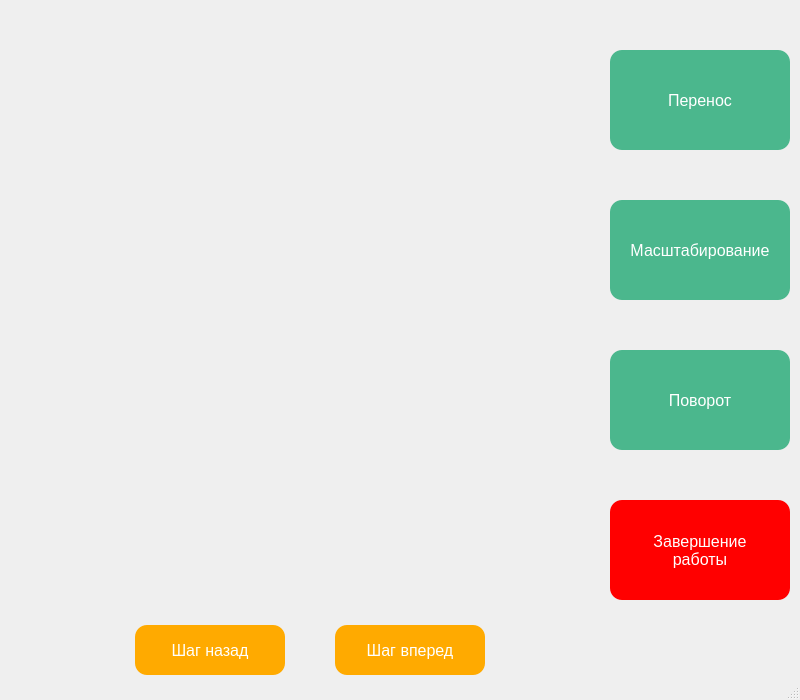
<?xml version="1.0" encoding="UTF-8"?>
<ui version="4.0">
 <class>MainWindow</class>
 <widget class="QMainWindow" name="MainWindow">
  <property name="geometry">
   <rect>
    <x>0</x>
    <y>0</y>
    <width>800</width>
    <height>700</height>
   </rect>
  </property>
  <property name="windowTitle">
   <string>MainWindow</string>
  </property>
  <widget class="QWidget" name="centralwidget">
   <widget class="QLabel" name="label">
    <property name="geometry">
     <rect>
      <x>0</x>
      <y>0</y>
      <width>600</width>
      <height>600</height>
     </rect>
    </property>
    <property name="text">
     <string/>
    </property>
   </widget>
   <widget class="QPushButton" name="transferButton">
    <property name="geometry">
     <rect>
      <x>610</x>
      <y>50</y>
      <width>180</width>
      <height>100</height>
     </rect>
    </property>
    <property name="font">
     <font>
      <pointsize>12</pointsize>
     </font>
    </property>
    <property name="styleSheet">
     <string notr="true">border-radius: 12px;
color: white;
background-color: rgb( 75, 183, 141 );</string>
    </property>
    <property name="text">
     <string>Перенос</string>
    </property>
   </widget>
   <widget class="QPushButton" name="scaleButton">
    <property name="geometry">
     <rect>
      <x>610</x>
      <y>200</y>
      <width>180</width>
      <height>100</height>
     </rect>
    </property>
    <property name="font">
     <font>
      <pointsize>12</pointsize>
     </font>
    </property>
    <property name="styleSheet">
     <string notr="true">border-radius: 12px;
color: white;
background-color: rgb( 75, 183, 141 );</string>
    </property>
    <property name="text">
     <string>Масштабирование</string>
    </property>
   </widget>
   <widget class="QPushButton" name="rotateButton">
    <property name="geometry">
     <rect>
      <x>610</x>
      <y>350</y>
      <width>180</width>
      <height>100</height>
     </rect>
    </property>
    <property name="font">
     <font>
      <pointsize>12</pointsize>
     </font>
    </property>
    <property name="styleSheet">
     <string notr="true">border-radius: 12px;
color: white;
background-color: rgb( 75, 183, 141 );</string>
    </property>
    <property name="text">
     <string>Поворот</string>
    </property>
   </widget>
   <widget class="QPushButton" name="prevPartButton">
    <property name="geometry">
     <rect>
      <x>135</x>
      <y>625</y>
      <width>150</width>
      <height>50</height>
     </rect>
    </property>
    <property name="font">
     <font>
      <pointsize>12</pointsize>
     </font>
    </property>
    <property name="styleSheet">
     <string notr="true">border-radius: 12px;
color: white;
background-color: rgb(255, 170, 0);</string>
    </property>
    <property name="text">
     <string>Шаг назад</string>
    </property>
   </widget>
   <widget class="QPushButton" name="nextPartButton">
    <property name="geometry">
     <rect>
      <x>335</x>
      <y>625</y>
      <width>150</width>
      <height>50</height>
     </rect>
    </property>
    <property name="font">
     <font>
      <pointsize>12</pointsize>
     </font>
    </property>
    <property name="styleSheet">
     <string notr="true">border-radius: 12px;
color: white;
background-color: rgb(255, 170, 0);</string>
    </property>
    <property name="text">
     <string>Шаг вперед</string>
    </property>
   </widget>
   <widget class="QPushButton" name="endButton">
    <property name="geometry">
     <rect>
      <x>610</x>
      <y>500</y>
      <width>180</width>
      <height>100</height>
     </rect>
    </property>
    <property name="font">
     <font>
      <pointsize>12</pointsize>
     </font>
    </property>
    <property name="styleSheet">
     <string notr="true">border-radius: 12px;
color: white;
background-color: rgb(255, 0, 0);</string>
    </property>
    <property name="text">
     <string>Завершение
работы</string>
    </property>
   </widget>
  </widget>
  <widget class="QMenuBar" name="menubar">
   <property name="geometry">
    <rect>
     <x>0</x>
     <y>0</y>
     <width>800</width>
     <height>26</height>
    </rect>
   </property>
  </widget>
  <widget class="QStatusBar" name="statusbar"/>
 </widget>
 <resources/>
 <connections>
  <connection>
   <sender>endButton</sender>
   <signal>clicked()</signal>
   <receiver>MainWindow</receiver>
   <slot>close()</slot>
   <hints>
    <hint type="sourcelabel">
     <x>716</x>
     <y>585</y>
    </hint>
    <hint type="destinationlabel">
     <x>662</x>
     <y>645</y>
    </hint>
   </hints>
  </connection>
 </connections>
</ui>
